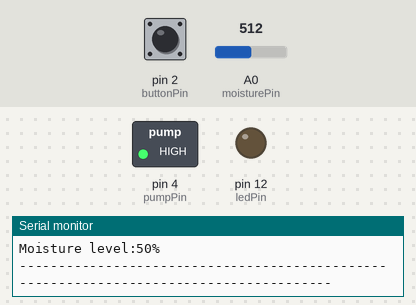
Bench run of a sketch on a simulated Arduino Uno, built with avr-gcc and run on an emulated ATmega328P. Parts: switched loads named in the sketch (green lamp = pin HIGH), output pins drawn as LEDs (lit = HIGH), the last lines printed to the serial monitor. Inputs (shaded band) come from the test bench; at power-on: A0 (moisturePin) = 512, pin 2 (buttonPin) LOW.

Above: at 3.8 s.
3.9 s: A0 (moisturePin) set to 735
7.9 s: A0 (moisturePin) set to 763
At 9.8 s:
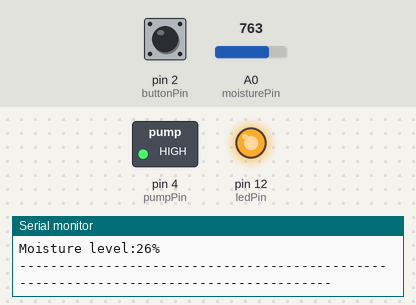
11.9 s: pin 2 (buttonPin) pulled HIGH for 3 s
At 12.6 s:
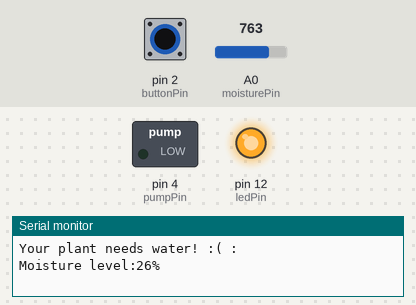
18.8 s: A0 (moisturePin) set to 740
At 19.6 s:
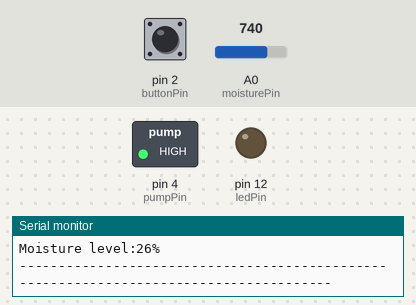
22.8 s: A0 (moisturePin) set to 760
At 23.7 s:
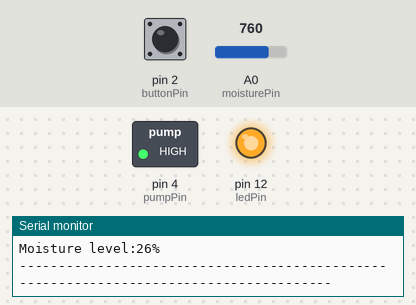
Timing chart, 0 to 25.8 s (numbered marks = the images above; inputs shaded):
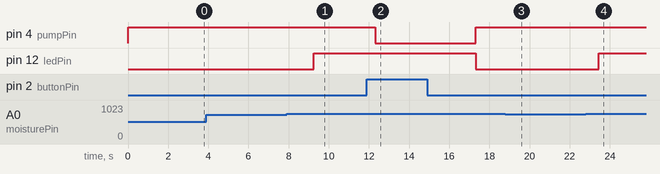

The sketch:

proiect.ino
```cpp
const int moisturePin = A0;
const int ledPin = 12;
const int pumpPin = 4;
const int buttonPin = 2;

const int dry_threshold = 750;
const int humid_threshold = 500;

const int sensorMin = 0;
const int sensorMax = 1023;
const int percentMin = 0;
const int percentMax = 100;

int moistureValue;
int buttonState = 0;
int ledState = 0;
int pumpState = 0;

int percentValue=0;;


void setup() {
  // put your setup code here, to run once:
  pinMode(moisturePin, INPUT);
  pinMode(ledPin, OUTPUT);
  pinMode(pumpPin, OUTPUT);
  pinMode(buttonPin, INPUT);
  digitalWrite(ledPin, LOW);
  digitalWrite(pumpPin, HIGH);

  Serial.begin(9600);
}

void loop() {
  // put your main code here, to run repeatedly:
  moistureValue = analogRead(moisturePin);
  buttonState = digitalRead(buttonPin);
  ledState = digitalRead(ledPin);
  percentValue = (100 - map(moistureValue, sensorMin, sensorMax, percentMin, percentMax));

  if(moistureValue >= 1000) {
     Serial.println("Sensor is not in the soil or it is disconnected! : ");
     Serial.print("Moisture level:");
     Serial.print(percentValue);
     Serial.println("%");
     digitalWrite(pumpPin, HIGH);
     digitalWrite(ledPin,LOW);
  }

  if(moistureValue < 1000 && moistureValue >= dry_threshold) {
     Serial.println("Your plant needs water! :( : ");
     Serial.print("Moisture level:");
     Serial.print(percentValue);
     Serial.println("%");
     digitalWrite(ledPin,HIGH);
     if (buttonState == HIGH) {
        digitalWrite(pumpPin, LOW);
        delay(5000);
        digitalWrite(pumpPin, HIGH);
        digitalWrite(ledPin,LOW);
    } else {
        digitalWrite(pumpPin, HIGH);
    }
  }

  if(moistureValue < dry_threshold && moistureValue >= humid_threshold) {
    Serial.println("Your plant has enough water :D : ");
    Serial.print("Moisture level:");
    Serial.print(percentValue);
    Serial.println("%");
    digitalWrite(pumpPin, HIGH);
    digitalWrite(ledPin,LOW);
  }

  if(moistureValue < humid_threshold) {
    Serial.println("Sensor in water or your plant has too much water! : ");
    Serial.print("Moisture level:");
    Serial.print(percentValue);
    Serial.println("%");
    digitalWrite(pumpPin, HIGH);
    digitalWrite(ledPin,LOW);
  }
  Serial.println("---------------------------------------------------------------------------------------");
  delay(3000);
}
```

Measured:
- the behaviour switches between 749 and 750 on A0 (moisturePin) (found by bisection; images 0 and 1)
- after the input at 7.9 s, pin 12 (ledPin): LOW → HIGH after 1.3 s
- after the input at 11.9 s, pin 4 (pumpPin): HIGH → LOW after 0.43 s, → HIGH 5.0 s later; pin 12 (ledPin): HIGH → LOW after 5.4 s
- after the input at 18.8 s, pin 12 (ledPin): stays LOW (without the input it goes to HIGH after 1.6 s)
- after the input at 22.8 s, pin 12 (ledPin): LOW → HIGH after 0.63 s
